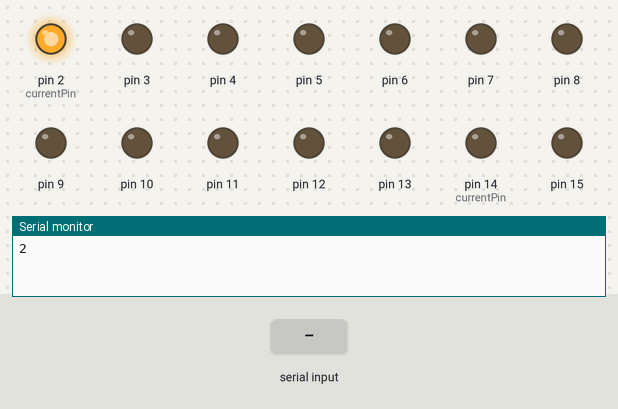
Recording of a sketch running on a simulated Arduino Uno, built with avr-gcc and run on an emulated ATmega328P. Shown: output pins drawn as LEDs (lit = HIGH), the last lines printed to the serial monitor. Inputs (shaded band) come from the test bench.

Above: at 1.2 s.
1.3 s: "5" received over Serial
At 2.1 s:
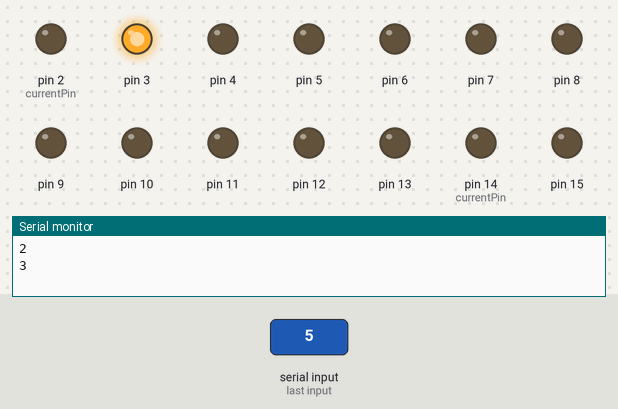
2.8 s: "1" received over Serial
At 3.2 s:
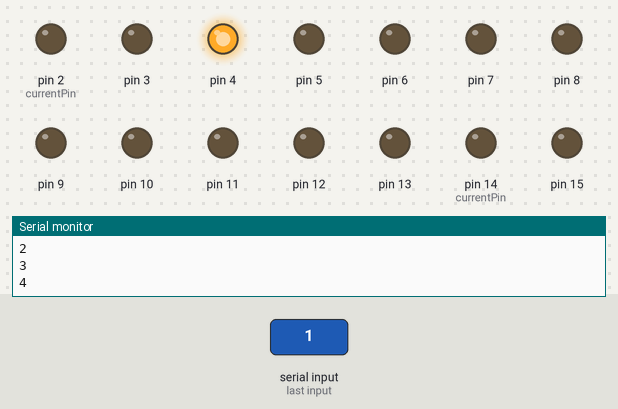
4.3 s: "0" received over Serial
At 5.5 s:
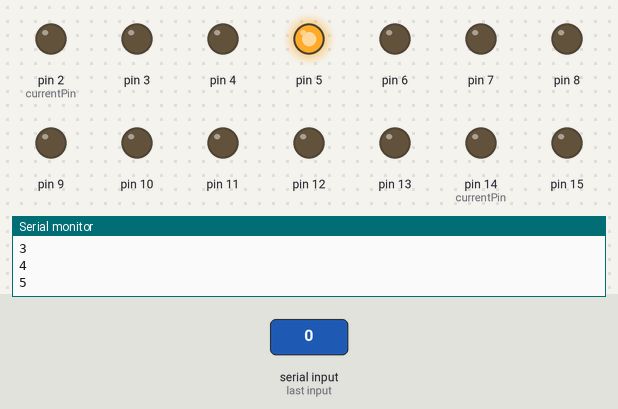
5.8 s: "2" received over Serial
At 6.7 s:
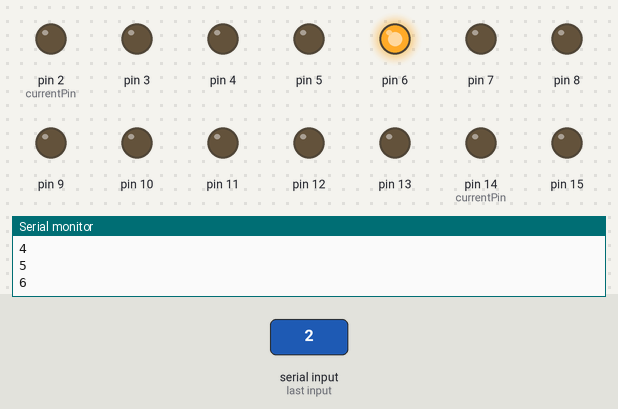
7.3 s: "5" received over Serial
At 7.8 s:
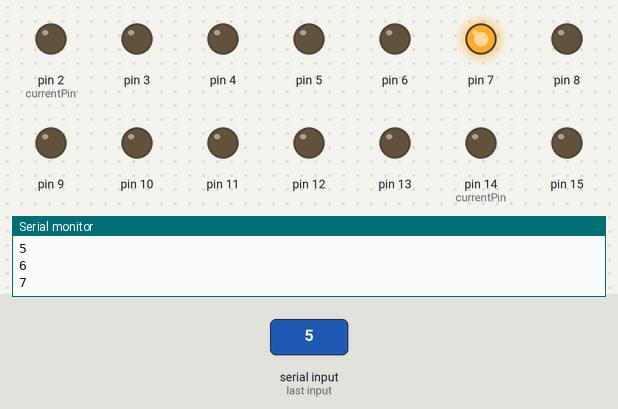
8.8 s: "1" received over Serial
At 10.2 s:
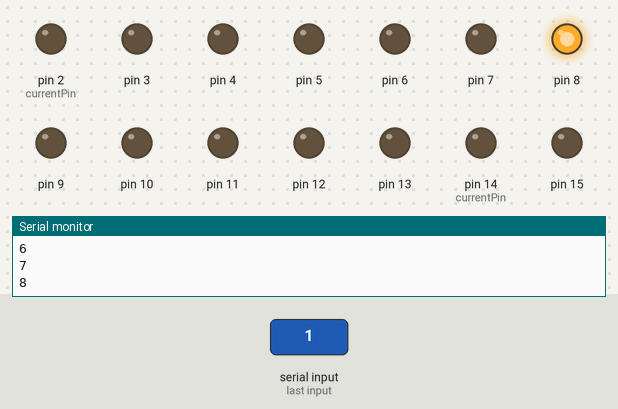
Timing chart, 0 to 11.3 s (numbered marks = the images above; inputs shaded):
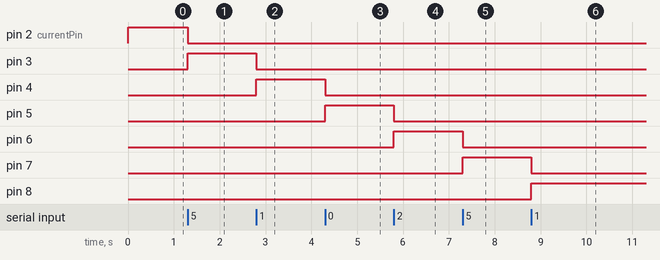

The sketch:

MegaPinTester.ino
```cpp
int currentPin = 2;

void incCurrentPin(){
  switch(currentPin){
    case 53:
    case 0:
    case 1:
      currentPin = 2;
      break;
    case 12:
      currentPin = 14;
      break;
    default:
      currentPin++;
      break;
  }
}


void setup() {
  for (int i=2;i<54;i++){
      pinMode(i,OUTPUT);
      digitalWrite(i,LOW);
  }
  // put your setup code here, to run once:
  Serial.begin(115200);
  while(!Serial);

}

void loop() {
  digitalWrite(currentPin, HIGH);
  Serial.println(currentPin);
  while(Serial.available()<=0);
  Serial.read();
  digitalWrite(currentPin,!digitalRead(currentPin));
  incCurrentPin();

}
```

Measured:
- after the input at 1.3 s, pin 2 (currentPin): HIGH → LOW at once; pin 3: LOW → HIGH at once
- after the input at 2.8 s, pin 3: HIGH → LOW at once; pin 4: LOW → HIGH at once
- after the input at 4.3 s, pin 4: HIGH → LOW at once; pin 5: LOW → HIGH at once
- after the input at 5.8 s, pin 5: HIGH → LOW at once; pin 6: LOW → HIGH at once
- after the input at 7.3 s, pin 6: HIGH → LOW at once; pin 7: LOW → HIGH at once
- after the input at 8.8 s, pin 7: HIGH → LOW at once; pin 8: LOW → HIGH at once
